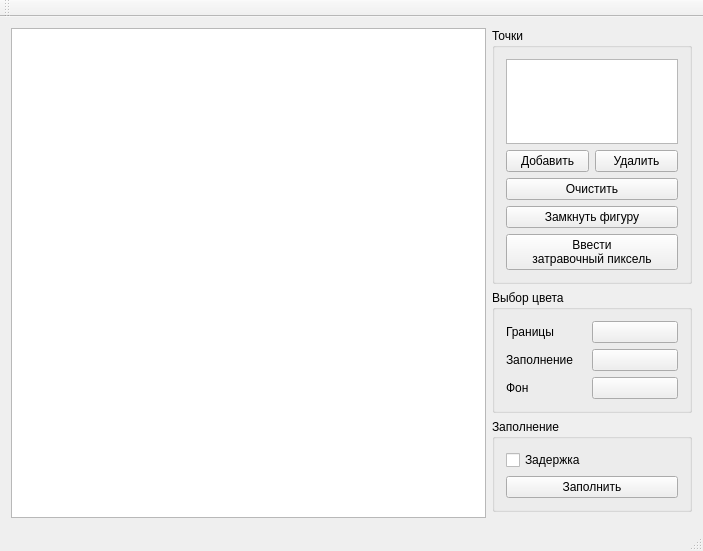
<?xml version="1.0" encoding="UTF-8"?>
<ui version="4.0">
 <class>MainWindow</class>
 <widget class="QMainWindow" name="MainWindow">
  <property name="geometry">
   <rect>
    <x>0</x>
    <y>0</y>
    <width>703</width>
    <height>551</height>
   </rect>
  </property>
  <property name="minimumSize">
   <size>
    <width>703</width>
    <height>551</height>
   </size>
  </property>
  <property name="windowTitle">
   <string>MainWindow</string>
  </property>
  <property name="styleSheet">
   <string notr="true"/>
  </property>
  <widget class="QWidget" name="centralWidget">
   <layout class="QGridLayout" name="gridLayout_3">
    <item row="0" column="1">
     <widget class="QGroupBox" name="groupBoxDots">
      <property name="maximumSize">
       <size>
        <width>200</width>
        <height>16777215</height>
       </size>
      </property>
      <property name="styleSheet">
       <string notr="true"/>
      </property>
      <property name="title">
       <string>Точки</string>
      </property>
      <layout class="QGridLayout" name="gridLayout_4">
       <item row="3" column="0" colspan="2">
        <widget class="QPushButton" name="btnFigure">
         <property name="text">
          <string>Замкнуть фигуру</string>
         </property>
        </widget>
       </item>
       <item row="2" column="0" colspan="2">
        <widget class="QPushButton" name="btnClear">
         <property name="text">
          <string>Очистить</string>
         </property>
        </widget>
       </item>
       <item row="0" column="0" colspan="2">
        <widget class="QListWidget" name="listDots">
         <property name="maximumSize">
          <size>
           <width>200</width>
           <height>16777215</height>
          </size>
         </property>
        </widget>
       </item>
       <item row="1" column="0">
        <widget class="QPushButton" name="btnAdd">
         <property name="text">
          <string>Добавить</string>
         </property>
        </widget>
       </item>
       <item row="1" column="1">
        <widget class="QPushButton" name="btnDelete">
         <property name="text">
          <string>Удалить</string>
         </property>
        </widget>
       </item>
       <item row="4" column="0" colspan="2">
        <widget class="QPushButton" name="btnSeed">
         <property name="text">
          <string>Ввести
затравочный пиксель</string>
         </property>
        </widget>
       </item>
      </layout>
      <zorder>btnAdd</zorder>
      <zorder>listDots</zorder>
      <zorder>btnDelete</zorder>
      <zorder>btnClear</zorder>
      <zorder>btnFigure</zorder>
      <zorder>btnSeed</zorder>
     </widget>
    </item>
    <item row="2" column="1">
     <widget class="QGroupBox" name="groupBoxDelay">
      <property name="title">
       <string>Заполнение</string>
      </property>
      <layout class="QGridLayout" name="gridLayout">
       <item row="0" column="0">
        <widget class="QCheckBox" name="chbDelay">
         <property name="text">
          <string>Задержка</string>
         </property>
        </widget>
       </item>
       <item row="1" column="0">
        <widget class="QPushButton" name="btnStart">
         <property name="text">
          <string>Заполнить</string>
         </property>
        </widget>
       </item>
      </layout>
     </widget>
    </item>
    <item row="1" column="1">
     <widget class="QGroupBox" name="groupBoxColor">
      <property name="minimumSize">
       <size>
        <width>200</width>
        <height>0</height>
       </size>
      </property>
      <property name="maximumSize">
       <size>
        <width>200</width>
        <height>16777215</height>
       </size>
      </property>
      <property name="title">
       <string>Выбор цвета</string>
      </property>
      <layout class="QGridLayout" name="gridLayout_2">
       <item row="0" column="0">
        <widget class="QLabel" name="lblEdge">
         <property name="text">
          <string>Границы</string>
         </property>
        </widget>
       </item>
       <item row="0" column="1">
        <widget class="QPushButton" name="btnColorEdge">
         <property name="text">
          <string/>
         </property>
        </widget>
       </item>
       <item row="1" column="0">
        <widget class="QLabel" name="lblFill">
         <property name="maximumSize">
          <size>
           <width>80</width>
           <height>16777215</height>
          </size>
         </property>
         <property name="text">
          <string>Заполнение</string>
         </property>
        </widget>
       </item>
       <item row="1" column="1">
        <widget class="QPushButton" name="btnColorFill">
         <property name="text">
          <string/>
         </property>
        </widget>
       </item>
       <item row="2" column="0">
        <widget class="QLabel" name="lblBackground">
         <property name="text">
          <string>Фон</string>
         </property>
        </widget>
       </item>
       <item row="2" column="1">
        <widget class="QPushButton" name="btnColorBackground">
         <property name="text">
          <string/>
         </property>
        </widget>
       </item>
      </layout>
     </widget>
    </item>
    <item row="0" column="0" rowspan="4">
     <widget class="QGraphicsView" name="canvas">
      <property name="mouseTracking">
       <bool>true</bool>
      </property>
      <property name="styleSheet">
       <string notr="true"/>
      </property>
     </widget>
    </item>
   </layout>
  </widget>
  <widget class="QMenuBar" name="menuBar">
   <property name="geometry">
    <rect>
     <x>0</x>
     <y>0</y>
     <width>703</width>
     <height>22</height>
    </rect>
   </property>
  </widget>
  <widget class="QToolBar" name="mainToolBar">
   <attribute name="toolBarArea">
    <enum>TopToolBarArea</enum>
   </attribute>
   <attribute name="toolBarBreak">
    <bool>false</bool>
   </attribute>
  </widget>
  <widget class="QStatusBar" name="statusBar"/>
 </widget>
 <layoutdefault spacing="6" margin="11"/>
 <resources/>
 <connections/>
</ui>
